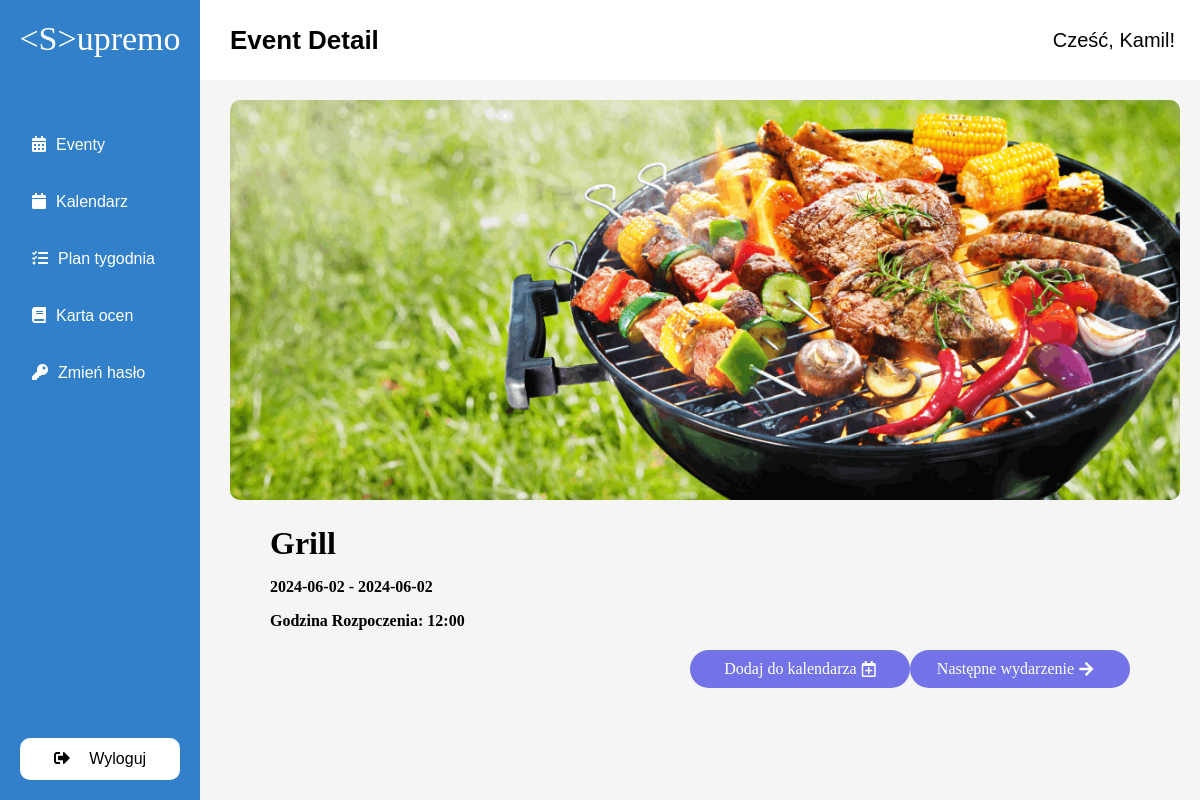
The app's page /event-detail.php?id=48 (signed in) with its own data.
### tables this page shows
CREATE TABLE `zadania` (
  `idZadania` int(11) NOT NULL,
  `dataRozpoczecia` datetime DEFAULT NULL,
  `dataZakonczenia` datetime DEFAULT NULL,
  `tytul` varchar(100) DEFAULT NULL,
  `opis` text DEFAULT NULL,
  `czyEvent` int(11) NOT NULL DEFAULT 0
);

### event-detail.php (the view, shortened to what this page needs)
<?php
require_once './php/dbConnect.php';
require ('navbar.php');
if (isset($_GET['id'])) {
    $id = intval($_GET['id']);
    $sql = "SELECT * FROM zadania WHERE idZadania = $id";
    $result = $conn->query($sql);
    if ($result->num_rows > 0) {
        $event = $result->fetch_assoc();
    } else {
        echo "Brak eventu.";
        exit;
    }
} else {
    echo "Brak Id eventu.";
    exit;
}
?>
<!DOCTYPE html>
<html lang="en">
<head>
    <link rel="stylesheet" href="css/event-detail.css">
    <link rel="stylesheet" href="https://cdnjs.cloudflare.com/ajax/libs/font-awesome/5.15.4/css/all.min.css"
 />
</head>
<body>
    <div class="content">
        <div class="image">
            <?php
            $title = htmlspecialchars($event['tytul']);
            $imagePath = './images/' . $title . '.jpg';
            if (file_exists($imagePath)) {
                echo '<img src="' . htmlspecialchars($imagePath) . '" alt="' . $title . '">';
            } else {
                echo '<img src="./images/default.jpg" alt="Placeholder">';
            }
            ?>
        </div>
        <h1><?php echo htmlspecialchars($event['tytul']); ?></h1>
        <p><strong><?php echo date('Y-m-d', strtotime($event['dataRozpoczecia'])) . ' - ' . date('Y-m-d', strtotime($event['dataZakonczenia'])); ?></strong>
        </p>
        <p><strong>Godzina Rozpoczenia:</strong>
            <strong><?php echo date('H:i', strtotime($event['dataRozpoczecia'])); ?></strong></p>
        <div class="button-container">
            <a href="dodaj-zadanie.php?taskDate=<?php echo htmlspecialchars(date('Y-m-d', strtotime($event['dataRozpoczecia']))); ?>"
                class="button">Dodaj do kalendarza <i class="far fa-calendar-plus" style="margin-left: 5px;"></i></a>
            <?php
            $nextId = $id + 1;
            $nextEventSql = "SELECT * FROM zadania WHERE idZadania = $nextId";
            $nextEventResult = $conn->query($nextEventSql);
            if ($nextEventResult->num_rows > 0) {
                echo '<a href="event-detail.php?id=' . $nextId . '" class="button">Następne wydarzenie <i class="fas fa-arrow-right" style="margin-left: 5px;"></i></a>';
            }
            ?>
        </div>
    </div>
</body>
</html>

### css/top-navbar.css (style rules this page uses)
body { margin: 0; padding: 0; font-family: Arial, sans-serif; }

### css/navbar.css (style rules this page uses)
body { margin: 0; background-color: whitesmoke; }
.fas { margin-right: 10px; }

### css/event-detail.css (style rules this page uses)
body { font-family: Cambria, Cochin, Georgia, Times, 'Times New Roman', serif; color: black; margin: 0; padding: 0; box-sizing: border-box; }
.content { margin-left: 210px; padding: 20px; }
.content .image img { width: 100%; height: 400px; object-fit: cover; border-radius: 10px; }
.content h1 { margin-left: 40px; font-size: 2em; margin-bottom: 10px; }
.content p { margin-left: 40px; font-size: 1em; margin-bottom: 10px; }
.button-container { display: flex; justify-content: flex-end; margin-top: 20px; margin-right: 50px; }
.button { display: flex; justify-content: center; align-items: center; width: 200px; padding: 10px; background-color: #7372E6; color: white; text-decoration: none; border-radius: 20px; }

### records on screen
zadania: tytul (picture), tytul "Grill", dataRozpoczecia "2024-06-02", dataZakonczenia "2024-06-02", dataRozpoczecia "12:00"

### other values on screen
str_replace('-', ' ', basename($_SERVER['SCRIPT_FILENAME'], ".php")) "Event Detail"
$user->getName() "Kamil"
